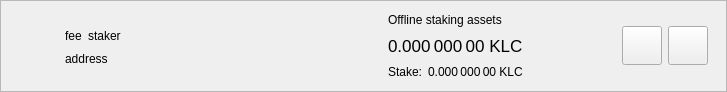
<?xml version="1.0" encoding="UTF-8"?>
<ui version="4.0">
 <class>DelegationItemWidget</class>
 <widget class="QWidget" name="DelegationItemWidget">
  <property name="geometry">
   <rect>
    <x>0</x>
    <y>0</y>
    <width>727</width>
    <height>92</height>
   </rect>
  </property>
  <property name="sizePolicy">
   <sizepolicy hsizetype="Preferred" vsizetype="Maximum">
    <horstretch>0</horstretch>
    <verstretch>0</verstretch>
   </sizepolicy>
  </property>
  <property name="windowTitle">
   <string>Form</string>
  </property>
  <layout class="QVBoxLayout" name="verticalLayout_2">
   <property name="spacing">
    <number>0</number>
   </property>
   <property name="leftMargin">
    <number>0</number>
   </property>
   <property name="topMargin">
    <number>0</number>
   </property>
   <property name="rightMargin">
    <number>0</number>
   </property>
   <property name="bottomMargin">
    <number>0</number>
   </property>
   <item>
    <widget class="QFrame" name="delegationItemFrame">
     <property name="frameShape">
      <enum>QFrame::StyledPanel</enum>
     </property>
     <property name="frameShadow">
      <enum>QFrame::Raised</enum>
     </property>
     <layout class="QHBoxLayout" name="horizontalLayout">
      <property name="topMargin">
       <number>0</number>
      </property>
      <property name="bottomMargin">
       <number>0</number>
      </property>
      <item>
       <widget class="QLabel" name="delegationLogo">
        <property name="sizePolicy">
         <sizepolicy hsizetype="Fixed" vsizetype="Fixed">
          <horstretch>0</horstretch>
          <verstretch>0</verstretch>
         </sizepolicy>
        </property>
        <property name="minimumSize">
         <size>
          <width>40</width>
          <height>40</height>
         </size>
        </property>
        <property name="alignment">
         <set>Qt::AlignCenter</set>
        </property>
       </widget>
      </item>
      <item>
       <widget class="QStackedWidget" name="stackedWidget">
        <property name="currentIndex">
         <number>0</number>
        </property>
        <widget class="QWidget" name="page">
         <layout class="QHBoxLayout" name="horizontalLayout_4">
          <item>
           <layout class="QHBoxLayout" name="horizontalLayout_3">
            <item>
             <layout class="QVBoxLayout" name="verticalLayout">
              <property name="rightMargin">
               <number>15</number>
              </property>
              <item>
               <spacer name="verticalSpacer_2">
                <property name="orientation">
                 <enum>Qt::Vertical</enum>
                </property>
                <property name="sizeHint" stdset="0">
                 <size>
                  <width>20</width>
                  <height>0</height>
                 </size>
                </property>
               </spacer>
              </item>
              <item alignment="Qt::AlignLeft">
               <widget class="QWidget" name="widgetDelegation" native="true">
                <property name="minimumSize">
                 <size>
                  <width>280</width>
                  <height>0</height>
                 </size>
                </property>
                <layout class="QHBoxLayout" name="horizontalLayout_2" stretch="0,0,1">
                 <property name="leftMargin">
                  <number>0</number>
                 </property>
                 <property name="topMargin">
                  <number>0</number>
                 </property>
                 <property name="rightMargin">
                  <number>0</number>
                 </property>
                 <property name="bottomMargin">
                  <number>0</number>
                 </property>
                 <item alignment="Qt::AlignLeft">
                  <widget class="QLabel" name="labelFee">
                   <property name="text">
                    <string>fee</string>
                   </property>
                   <property name="textInteractionFlags">
                    <set>Qt::LinksAccessibleByMouse|Qt::TextSelectableByMouse</set>
                   </property>
                  </widget>
                 </item>
                 <item alignment="Qt::AlignLeft">
                  <widget class="QLabel" name="labelStaker">
                   <property name="text">
                    <string>staker</string>
                   </property>
                   <property name="textInteractionFlags">
                    <set>Qt::LinksAccessibleByMouse|Qt::TextSelectableByMouse</set>
                   </property>
                  </widget>
                 </item>
                 <item>
                  <spacer name="horizontalSpacer">
                   <property name="orientation">
                    <enum>Qt::Horizontal</enum>
                   </property>
                   <property name="sizeType">
                    <enum>QSizePolicy::Minimum</enum>
                   </property>
                   <property name="sizeHint" stdset="0">
                    <size>
                     <width>0</width>
                     <height>20</height>
                    </size>
                   </property>
                  </spacer>
                 </item>
                </layout>
               </widget>
              </item>
              <item alignment="Qt::AlignLeft">
               <widget class="QLabel" name="labelAddress">
                <property name="text">
                 <string>address</string>
                </property>
                <property name="textInteractionFlags">
                 <set>Qt::LinksAccessibleByMouse|Qt::TextSelectableByMouse</set>
                </property>
               </widget>
              </item>
              <item>
               <spacer name="verticalSpacer">
                <property name="orientation">
                 <enum>Qt::Vertical</enum>
                </property>
                <property name="sizeHint" stdset="0">
                 <size>
                  <width>20</width>
                  <height>0</height>
                 </size>
                </property>
               </spacer>
              </item>
             </layout>
            </item>
            <item>
             <widget class="QWidget" name="vLineAssets" native="true">
              <property name="minimumSize">
               <size>
                <width>1</width>
                <height>0</height>
               </size>
              </property>
             </widget>
            </item>
            <item>
             <widget class="QWidget" name="widgetStakingAssets" native="true">
              <property name="sizePolicy">
               <sizepolicy hsizetype="Minimum" vsizetype="Preferred">
                <horstretch>0</horstretch>
                <verstretch>0</verstretch>
               </sizepolicy>
              </property>
              <layout class="QVBoxLayout" name="verticalLayout_3">
               <property name="leftMargin">
                <number>15</number>
               </property>
               <property name="topMargin">
                <number>0</number>
               </property>
               <property name="rightMargin">
                <number>15</number>
               </property>
               <property name="bottomMargin">
                <number>0</number>
               </property>
               <item>
                <widget class="QLabel" name="labelAssetsText">
                 <property name="text">
                  <string>Offline staking assets</string>
                 </property>
                 <property name="alignment">
                  <set>Qt::AlignLeading|Qt::AlignLeft|Qt::AlignVCenter</set>
                 </property>
                </widget>
               </item>
               <item>
                <widget class="QLabel" name="labelAssets">
                 <property name="font">
                  <font>
                   <pointsize>13</pointsize>
                  </font>
                 </property>
                 <property name="cursor">
                  <cursorShape>IBeamCursor</cursorShape>
                 </property>
                 <property name="toolTip">
                  <string>Your current spendable balance</string>
                 </property>
                 <property name="text">
                  <string notr="true">0.000 000 00 KLC</string>
                 </property>
                 <property name="alignment">
                  <set>Qt::AlignLeading|Qt::AlignLeft|Qt::AlignVCenter</set>
                 </property>
                 <property name="textInteractionFlags">
                  <set>Qt::LinksAccessibleByMouse|Qt::TextSelectableByMouse</set>
                 </property>
                </widget>
               </item>
               <item>
                <layout class="QHBoxLayout" name="horizontalLayout_6">
                 <property name="spacing">
                  <number>6</number>
                 </property>
                 <item>
                  <widget class="QLabel" name="labelStakeText">
                   <property name="sizePolicy">
                    <sizepolicy hsizetype="Maximum" vsizetype="Preferred">
                     <horstretch>0</horstretch>
                     <verstretch>0</verstretch>
                    </sizepolicy>
                   </property>
                   <property name="text">
                    <string>Stake:</string>
                   </property>
                   <property name="alignment">
                    <set>Qt::AlignLeading|Qt::AlignLeft|Qt::AlignVCenter</set>
                   </property>
                  </widget>
                 </item>
                 <item>
                  <widget class="QLabel" name="labelStake">
                   <property name="text">
                    <string>0.000 000 00 KLC</string>
                   </property>
                   <property name="alignment">
                    <set>Qt::AlignLeading|Qt::AlignLeft|Qt::AlignVCenter</set>
                   </property>
                   <property name="textInteractionFlags">
                    <set>Qt::LinksAccessibleByMouse|Qt::TextSelectableByMouse</set>
                   </property>
                  </widget>
                 </item>
                 <item>
                  <spacer name="horizontalSpacer_4">
                   <property name="orientation">
                    <enum>Qt::Horizontal</enum>
                   </property>
                   <property name="sizeType">
                    <enum>QSizePolicy::Minimum</enum>
                   </property>
                   <property name="sizeHint" stdset="0">
                    <size>
                     <width>0</width>
                     <height>0</height>
                    </size>
                   </property>
                  </spacer>
                 </item>
                </layout>
               </item>
              </layout>
             </widget>
            </item>
            <item>
             <spacer name="horizontalSpacer_2">
              <property name="orientation">
               <enum>Qt::Horizontal</enum>
              </property>
              <property name="sizeHint" stdset="0">
               <size>
                <width>193</width>
                <height>20</height>
               </size>
              </property>
             </spacer>
            </item>
            <item>
             <widget class="QToolButton" name="buttonSplit">
              <property name="text">
               <string/>
              </property>
              <property name="iconSize">
               <size>
                <width>32</width>
                <height>32</height>
               </size>
              </property>
             </widget>
            </item>
            <item>
             <widget class="QToolButton" name="buttonRemove">
              <property name="text">
               <string/>
              </property>
              <property name="iconSize">
               <size>
                <width>32</width>
                <height>32</height>
               </size>
              </property>
             </widget>
            </item>
           </layout>
          </item>
         </layout>
        </widget>
        <widget class="QWidget" name="page_2">
         <layout class="QHBoxLayout" name="horizontalLayout_5">
          <item>
           <widget class="QLabel" name="labelNewDelegation">
            <property name="text">
             <string>Add new delegations</string>
            </property>
           </widget>
          </item>
          <item>
           <spacer name="horizontalSpacer_3">
            <property name="orientation">
             <enum>Qt::Horizontal</enum>
            </property>
            <property name="sizeHint" stdset="0">
             <size>
              <width>408</width>
              <height>20</height>
             </size>
            </property>
           </spacer>
          </item>
          <item>
           <widget class="QToolButton" name="buttonRestore">
            <property name="text">
             <string/>
            </property>
            <property name="iconSize">
             <size>
              <width>32</width>
              <height>32</height>
             </size>
            </property>
           </widget>
          </item>
          <item>
           <widget class="QToolButton" name="buttonAdd">
            <property name="text">
             <string/>
            </property>
            <property name="iconSize">
             <size>
              <width>32</width>
              <height>32</height>
             </size>
            </property>
           </widget>
          </item>
         </layout>
        </widget>
       </widget>
      </item>
     </layout>
    </widget>
   </item>
  </layout>
 </widget>
 <resources/>
 <connections/>
</ui>
